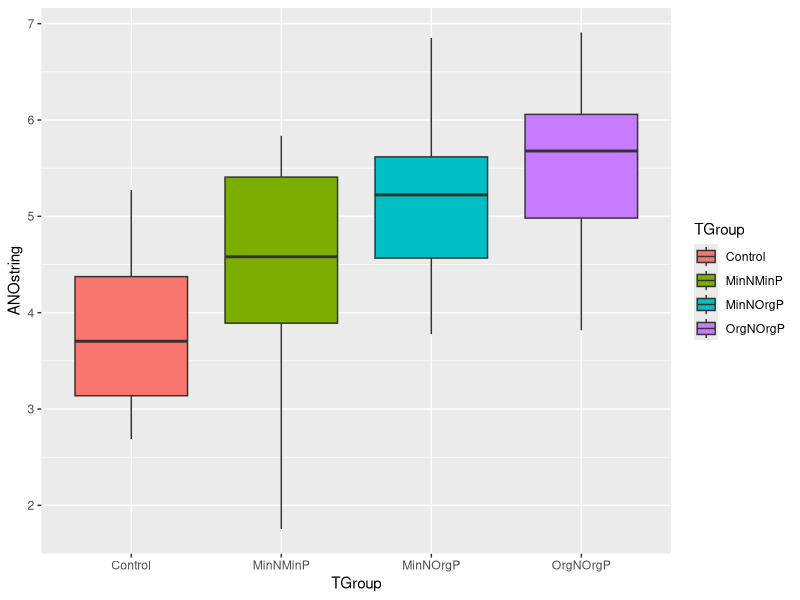

Generate this figure with R:
#################
# Create function to map to working directory for HW 7
# Create fake dataset of normal distribution arrays to be used for ANOVA comparison
# 15 April 2018
# LPB


#prelims
  library(ggplot2)
  

#global

nGroup<- 4
nSample<-15
nName <- c("Control", "MinNMinP", "MinNOrgP","OrgNOrgP")


  ProYield<-function( nMean=c(3.8,4.5,5.1,5.3),
                        nSD=c(.7,1.5,1.1,0.9) ){
    nSize<-rep(nSample,nGroup)
    TGroup<-rep(nName,nSize)
    ID <- 1:(sum(nSize))
    
    
  #define string of values to be inserted into dataframe
  ANOstring <- c(rnorm(n=nSize[1],mean=nMean[1],sd=nSD[1]),
                 rnorm(n=nSize[2],mean=nMean[2],sd=nSD[2]),
                 rnorm(n=nSize[3],mean=nMean[3],sd=nSD[3]),
                 rnorm(n=nSize[4],mean=nMean[4],sd=nSD[4]))

  #create data frame for anova test-- a column for row ID, x val, and y val
  ANOdata<-data.frame(ID,TGroup,ANOstring)
  
  #perform simple anova with numeric values defined with respect to groups
  ANOmodel <- aov(ANOstring~TGroup,data=ANOdata)
  
  #box plot results
  ANOplot <- ggplot(data=ANOdata,
                    aes(x=TGroup,y=ANOstring,fill=TGroup)) +
    geom_boxplot()
  print(ANOplot)
  
  
  #examine statistical summary
  summary(ANOmodel)
  
  }
  
  
  
  ProYield()

